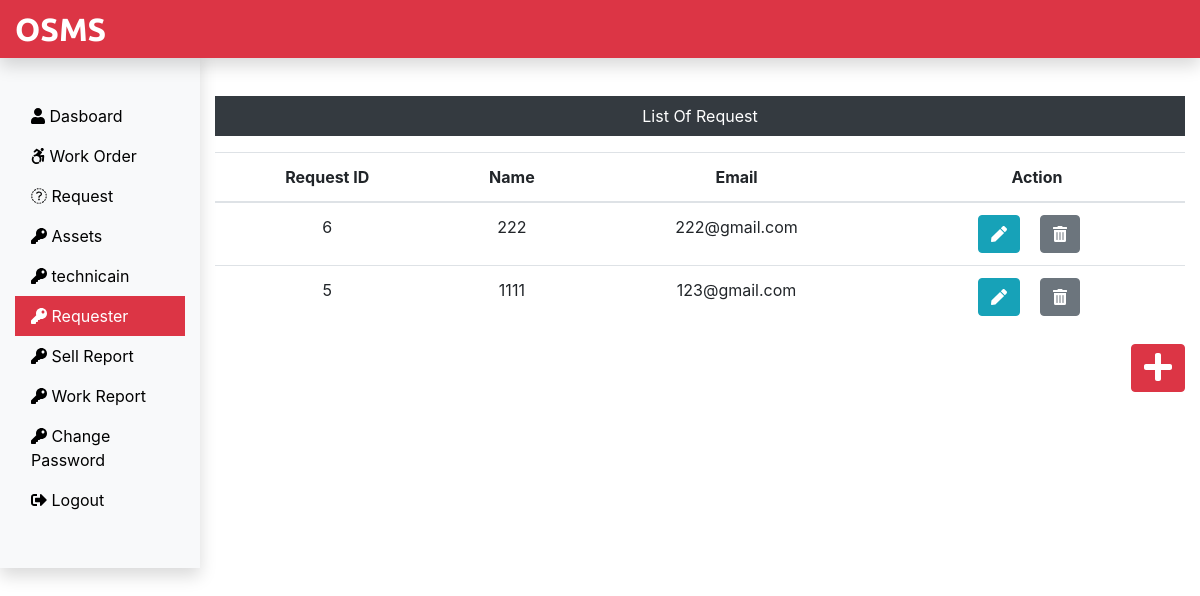
/Admin/requester.php (signed in), run on the app's committed database.
### tables this page shows
CREATE TABLE IF NOT EXISTS `requesterlogin_db` (
  `r_login_id` int(11) NOT NULL AUTO_INCREMENT,
  `r_name` varchar(60) NOT NULL,
  `r_email` varchar(60) NOT NULL,
  `r_password` varchar(60) NOT NULL,
  PRIMARY KEY (`r_login_id`)
);

### Admin/requester.php (the view, shortened to what this page needs)
<?php
include('../dbConnection.php');
include('include/header.php');
?>
<div class="col-sm-9 col-md-10 mt-5 text-center">
    <p class="bg-dark text-white p-2"> List Of Request</p>
    <?php
    $sql = "SELECT * FROM requesterlogin_db";
    $result = $conn->query($sql);
    if($result->num_rows > 0){
       echo '<table class="table">';
           echo '<thead>';
               echo '<tr>';
                   echo '<th scope="col"> Request ID</th>';
                   echo '<th scope="col"> Name</th>';
                   echo '<th scope="col"> Email</th>';
                   echo '<th scope="col"> Action</th>';
               echo '</tr>';
           echo '</thead>';
           echo '<tbody>';
           while($row = $result->fetch_assoc()){
            echo '<tr>';
                echo '<td>'.$row["r_login_id"].'</td>';
                echo '<td>'.$row["r_name"].'</td>';
                echo '<td>'.$row["r_email"].'</td>';
               echo '<td>';
                   echo '<form action="editerequest.php" method="POST" class="d-inline">';
                       echo '<input type="hidden" name="id" value=' .$row["r_login_id"].'> <button class="btn btn-info mr-3" name="edit" value="Edit">
                       <i class="fas fa-pen"></i>
                       </button>';
                   echo '</form>';
                   echo '<form action="" method="POST" class="d-inline">';
                   echo '<input type="hidden" name="id" value=' .$row["r_login_id"].'> <button class="btn btn-secondary mr-3" name="delete" value="Delete">
                   <i class="fas fa-trash-alt"></i>
                   </button>';
               echo '</form>';
               echo '</td>';
            echo '</tr>';
           }
           echo '</tbody>';
       echo '</table>';
    }else{
        echo '0 Result';
    }
    ?>
        <div class="float-right" style="float: right;">
            <a href="insertreq.php" class="btn btn-danger"> <i class="fas fa-plus fa-2x"></i></a>
        </div>
</div>
    </div>
</div>
</body>
</html>

### css/custom.css (style rules this page uses)
a { color: black; }

### data on the page
requesterlogin_db: r_login_id "6", r_name "222", r_email "222@gmail.com"
requesterlogin_db: r_login_id "5", r_name "1111", r_email "123@gmail.com"
